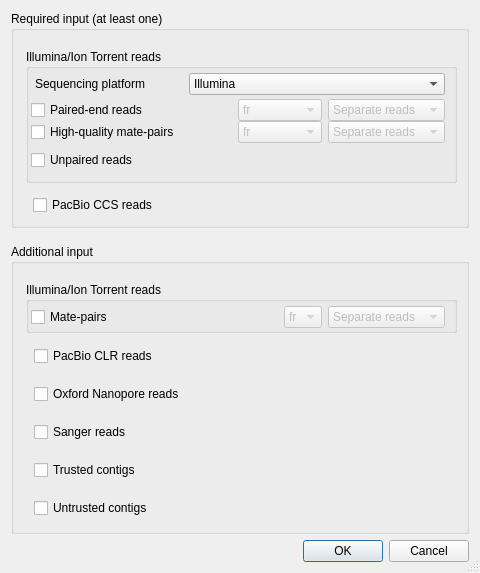
<?xml version="1.0" encoding="UTF-8"?>
<ui version="4.0">
 <class>SpadesInputData</class>
 <widget class="QDialog" name="SpadesInputData">
  <property name="geometry">
   <rect>
    <x>0</x>
    <y>0</y>
    <width>480</width>
    <height>490</height>
   </rect>
  </property>
  <property name="windowTitle">
   <string>Configure SPAdes Input Type</string>
  </property>
  <property name="autoFillBackground">
   <bool>false</bool>
  </property>
  <property name="sizeGripEnabled">
   <bool>true</bool>
  </property>
  <property name="modal">
   <bool>false</bool>
  </property>
  <layout class="QVBoxLayout" name="verticalLayout">
   <property name="sizeConstraint">
    <enum>QLayout::SetMinAndMaxSize</enum>
   </property>
   <item>
    <widget class="QGroupBox" name="groupBox">
     <property name="title">
      <string>Required input (at least one)</string>
     </property>
     <layout class="QVBoxLayout" name="verticalLayout_4">
      <property name="spacing">
       <number>2</number>
      </property>
      <property name="sizeConstraint">
       <enum>QLayout::SetMinAndMaxSize</enum>
      </property>
      <property name="leftMargin">
       <number>12</number>
      </property>
      <property name="topMargin">
       <number>18</number>
      </property>
      <property name="bottomMargin">
       <number>8</number>
      </property>
      <item>
       <widget class="QGroupBox" name="groupBox_3">
        <property name="title">
         <string>Illumina/Ion Torrent reads</string>
        </property>
        <layout class="QVBoxLayout" name="verticalLayout_9">
         <property name="spacing">
          <number>4</number>
         </property>
         <property name="sizeConstraint">
          <enum>QLayout::SetMinAndMaxSize</enum>
         </property>
         <property name="leftMargin">
          <number>2</number>
         </property>
         <property name="topMargin">
          <number>4</number>
         </property>
         <property name="bottomMargin">
          <number>4</number>
         </property>
         <item>
          <layout class="QHBoxLayout" name="horizontalLayout_7">
           <property name="spacing">
            <number>-1</number>
           </property>
           <property name="leftMargin">
            <number>4</number>
           </property>
           <property name="topMargin">
            <number>0</number>
           </property>
           <item>
            <widget class="QLabel" name="label">
             <property name="sizePolicy">
              <sizepolicy hsizetype="Fixed" vsizetype="Preferred">
               <horstretch>0</horstretch>
               <verstretch>0</verstretch>
              </sizepolicy>
             </property>
             <property name="minimumSize">
              <size>
               <width>150</width>
               <height>0</height>
              </size>
             </property>
             <property name="text">
              <string>Sequencing platform</string>
             </property>
            </widget>
           </item>
           <item>
            <widget class="QComboBox" name="sequencingPlatformComboBox">
             <item>
              <property name="text">
               <string>Illumina</string>
              </property>
             </item>
             <item>
              <property name="text">
               <string>Ion Torrent</string>
              </property>
             </item>
            </widget>
           </item>
          </layout>
         </item>
         <item>
          <layout class="QVBoxLayout" name="verticalLayout_8">
           <property name="spacing">
            <number>5</number>
           </property>
           <property name="sizeConstraint">
            <enum>QLayout::SetMinAndMaxSize</enum>
           </property>
           <property name="bottomMargin">
            <number>4</number>
           </property>
           <item>
            <layout class="QVBoxLayout" name="verticalLayout_5">
             <property name="spacing">
              <number>0</number>
             </property>
             <property name="sizeConstraint">
              <enum>QLayout::SetMinAndMaxSize</enum>
             </property>
             <item>
              <layout class="QHBoxLayout" name="horizontalLayout_4">
               <item>
                <widget class="QCheckBox" name="pairEndCheckBox">
                 <property name="text">
                  <string>Paired-end reads</string>
                 </property>
                </widget>
               </item>
               <item>
                <layout class="QHBoxLayout" name="horizontalLayout_2">
                 <property name="spacing">
                  <number>6</number>
                 </property>
                 <item>
                  <widget class="QComboBox" name="pairEndReadsDirectionComboBox">
                   <property name="enabled">
                    <bool>false</bool>
                   </property>
                   <item>
                    <property name="text">
                     <string>fr</string>
                    </property>
                   </item>
                   <item>
                    <property name="text">
                     <string>rf</string>
                    </property>
                   </item>
                   <item>
                    <property name="text">
                     <string>ff</string>
                    </property>
                   </item>
                  </widget>
                 </item>
                 <item>
                  <widget class="QComboBox" name="pairEndReadsTypeComboBox">
                   <property name="enabled">
                    <bool>false</bool>
                   </property>
                   <item>
                    <property name="text">
                     <string>Separate reads</string>
                    </property>
                   </item>
                   <item>
                    <property name="text">
                     <string>Interlaced reads</string>
                    </property>
                   </item>
                  </widget>
                 </item>
                </layout>
               </item>
              </layout>
             </item>
             <item>
              <layout class="QHBoxLayout" name="horizontalLayout_5">
               <item>
                <widget class="QCheckBox" name="hightQualityCheckBox">
                 <property name="text">
                  <string>High-quality mate-pairs</string>
                 </property>
                </widget>
               </item>
               <item>
                <layout class="QHBoxLayout" name="horizontalLayout_3">
                 <property name="spacing">
                  <number>6</number>
                 </property>
                 <item>
                  <widget class="QComboBox" name="hightQualityReadsDirectionComboBox">
                   <property name="enabled">
                    <bool>false</bool>
                   </property>
                   <item>
                    <property name="text">
                     <string>fr</string>
                    </property>
                   </item>
                   <item>
                    <property name="text">
                     <string>rf</string>
                    </property>
                   </item>
                   <item>
                    <property name="text">
                     <string>ff</string>
                    </property>
                   </item>
                  </widget>
                 </item>
                 <item>
                  <widget class="QComboBox" name="hightQualityReadsTypeComboBox">
                   <property name="enabled">
                    <bool>false</bool>
                   </property>
                   <item>
                    <property name="text">
                     <string>Separate reads</string>
                    </property>
                   </item>
                   <item>
                    <property name="text">
                     <string>Interlaced reads</string>
                    </property>
                   </item>
                  </widget>
                 </item>
                </layout>
               </item>
              </layout>
             </item>
            </layout>
           </item>
           <item>
            <layout class="QVBoxLayout" name="verticalLayout_7">
             <property name="topMargin">
              <number>2</number>
             </property>
             <property name="bottomMargin">
              <number>2</number>
             </property>
             <item>
              <widget class="QCheckBox" name="unpairedReadsCheckBox">
               <property name="text">
                <string>Unpaired reads</string>
               </property>
              </widget>
             </item>
            </layout>
           </item>
          </layout>
         </item>
        </layout>
       </widget>
      </item>
      <item>
       <layout class="QVBoxLayout" name="verticalLayout_6">
        <property name="leftMargin">
         <number>7</number>
        </property>
        <property name="topMargin">
         <number>10</number>
        </property>
        <property name="bottomMargin">
         <number>2</number>
        </property>
        <item>
         <widget class="QCheckBox" name="pacBioCcsCheckBox">
          <property name="text">
           <string>PacBio CCS reads</string>
          </property>
         </widget>
        </item>
       </layout>
      </item>
     </layout>
    </widget>
   </item>
   <item>
    <spacer name="verticalSpacer">
     <property name="orientation">
      <enum>Qt::Vertical</enum>
     </property>
     <property name="sizeType">
      <enum>QSizePolicy::Fixed</enum>
     </property>
     <property name="sizeHint" stdset="0">
      <size>
       <width>98</width>
       <height>10</height>
      </size>
     </property>
    </spacer>
   </item>
   <item>
    <widget class="QGroupBox" name="groupBox_2">
     <property name="title">
      <string>Additional input</string>
     </property>
     <layout class="QVBoxLayout" name="verticalLayout_3">
      <property name="spacing">
       <number>3</number>
      </property>
      <property name="sizeConstraint">
       <enum>QLayout::SetMinAndMaxSize</enum>
      </property>
      <property name="leftMargin">
       <number>12</number>
      </property>
      <property name="topMargin">
       <number>18</number>
      </property>
      <property name="bottomMargin">
       <number>4</number>
      </property>
      <item>
       <widget class="QGroupBox" name="groupBox_4">
        <property name="title">
         <string>Illumina/Ion Torrent reads</string>
        </property>
        <layout class="QHBoxLayout" name="horizontalLayout_9">
         <property name="leftMargin">
          <number>2</number>
         </property>
         <property name="topMargin">
          <number>4</number>
         </property>
         <property name="bottomMargin">
          <number>2</number>
         </property>
         <item>
          <layout class="QHBoxLayout" name="horizontalLayout_8">
           <property name="spacing">
            <number>100</number>
           </property>
           <item>
            <widget class="QCheckBox" name="matePairsCheckBox">
             <property name="minimumSize">
              <size>
               <width>0</width>
               <height>0</height>
              </size>
             </property>
             <property name="text">
              <string>Mate-pairs</string>
             </property>
            </widget>
           </item>
           <item>
            <layout class="QHBoxLayout" name="horizontalLayout">
             <property name="spacing">
              <number>6</number>
             </property>
             <item>
              <widget class="QComboBox" name="matePairsReadsDirectionComboBox">
               <property name="enabled">
                <bool>false</bool>
               </property>
               <item>
                <property name="text">
                 <string>fr</string>
                </property>
               </item>
               <item>
                <property name="text">
                 <string>rf</string>
                </property>
               </item>
               <item>
                <property name="text">
                 <string>ff</string>
                </property>
               </item>
              </widget>
             </item>
             <item>
              <widget class="QComboBox" name="matePairsTypeComboBox">
               <property name="enabled">
                <bool>false</bool>
               </property>
               <item>
                <property name="text">
                 <string>Separate reads</string>
                </property>
               </item>
               <item>
                <property name="text">
                 <string>Interlaced reads</string>
                </property>
               </item>
              </widget>
             </item>
            </layout>
           </item>
          </layout>
         </item>
        </layout>
       </widget>
      </item>
      <item>
       <layout class="QVBoxLayout" name="verticalLayout_2">
        <property name="spacing">
         <number>18</number>
        </property>
        <property name="sizeConstraint">
         <enum>QLayout::SetMinAndMaxSize</enum>
        </property>
        <property name="leftMargin">
         <number>8</number>
        </property>
        <property name="topMargin">
         <number>10</number>
        </property>
        <property name="bottomMargin">
         <number>9</number>
        </property>
        <item>
         <widget class="QCheckBox" name="pacBioClrCheckBox">
          <property name="text">
           <string>PacBio CLR reads</string>
          </property>
         </widget>
        </item>
        <item>
         <widget class="QCheckBox" name="oxfordNanoporeCheckBox">
          <property name="text">
           <string>Oxford Nanopore reads</string>
          </property>
         </widget>
        </item>
        <item>
         <widget class="QCheckBox" name="sangerReadsCheckBox">
          <property name="text">
           <string>Sanger reads</string>
          </property>
         </widget>
        </item>
        <item>
         <widget class="QCheckBox" name="trustedContigsCheckBox">
          <property name="text">
           <string>Trusted contigs</string>
          </property>
         </widget>
        </item>
        <item>
         <widget class="QCheckBox" name="untrustedContigsCheckBox">
          <property name="text">
           <string>Untrusted contigs</string>
          </property>
         </widget>
        </item>
       </layout>
      </item>
     </layout>
    </widget>
   </item>
   <item>
    <widget class="QDialogButtonBox" name="buttonBox">
     <property name="orientation">
      <enum>Qt::Horizontal</enum>
     </property>
     <property name="standardButtons">
      <set>QDialogButtonBox::Cancel|QDialogButtonBox::Ok</set>
     </property>
    </widget>
   </item>
  </layout>
 </widget>
 <resources/>
 <connections>
  <connection>
   <sender>buttonBox</sender>
   <signal>accepted()</signal>
   <receiver>SpadesInputData</receiver>
   <slot>accept()</slot>
   <hints>
    <hint type="sourcelabel">
     <x>248</x>
     <y>254</y>
    </hint>
    <hint type="destinationlabel">
     <x>157</x>
     <y>274</y>
    </hint>
   </hints>
  </connection>
  <connection>
   <sender>buttonBox</sender>
   <signal>rejected()</signal>
   <receiver>SpadesInputData</receiver>
   <slot>reject()</slot>
   <hints>
    <hint type="sourcelabel">
     <x>316</x>
     <y>260</y>
    </hint>
    <hint type="destinationlabel">
     <x>286</x>
     <y>274</y>
    </hint>
   </hints>
  </connection>
  <connection>
   <sender>matePairsCheckBox</sender>
   <signal>toggled(bool)</signal>
   <receiver>matePairsReadsDirectionComboBox</receiver>
   <slot>setEnabled(bool)</slot>
   <hints>
    <hint type="sourcelabel">
     <x>107</x>
     <y>357</y>
    </hint>
    <hint type="destinationlabel">
     <x>275</x>
     <y>357</y>
    </hint>
   </hints>
  </connection>
  <connection>
   <sender>matePairsCheckBox</sender>
   <signal>toggled(bool)</signal>
   <receiver>matePairsTypeComboBox</receiver>
   <slot>setEnabled(bool)</slot>
   <hints>
    <hint type="sourcelabel">
     <x>107</x>
     <y>357</y>
    </hint>
    <hint type="destinationlabel">
     <x>377</x>
     <y>357</y>
    </hint>
   </hints>
  </connection>
  <connection>
   <sender>pairEndCheckBox</sender>
   <signal>toggled(bool)</signal>
   <receiver>pairEndReadsDirectionComboBox</receiver>
   <slot>setEnabled(bool)</slot>
   <hints>
    <hint type="sourcelabel">
     <x>124</x>
     <y>116</y>
    </hint>
    <hint type="destinationlabel">
     <x>281</x>
     <y>116</y>
    </hint>
   </hints>
  </connection>
  <connection>
   <sender>pairEndCheckBox</sender>
   <signal>toggled(bool)</signal>
   <receiver>pairEndReadsTypeComboBox</receiver>
   <slot>setEnabled(bool)</slot>
   <hints>
    <hint type="sourcelabel">
     <x>124</x>
     <y>116</y>
    </hint>
    <hint type="destinationlabel">
     <x>377</x>
     <y>116</y>
    </hint>
   </hints>
  </connection>
  <connection>
   <sender>hightQualityCheckBox</sender>
   <signal>toggled(bool)</signal>
   <receiver>hightQualityReadsDirectionComboBox</receiver>
   <slot>setEnabled(bool)</slot>
   <hints>
    <hint type="sourcelabel">
     <x>124</x>
     <y>147</y>
    </hint>
    <hint type="destinationlabel">
     <x>281</x>
     <y>147</y>
    </hint>
   </hints>
  </connection>
  <connection>
   <sender>hightQualityCheckBox</sender>
   <signal>toggled(bool)</signal>
   <receiver>hightQualityReadsTypeComboBox</receiver>
   <slot>setEnabled(bool)</slot>
   <hints>
    <hint type="sourcelabel">
     <x>124</x>
     <y>147</y>
    </hint>
    <hint type="destinationlabel">
     <x>377</x>
     <y>147</y>
    </hint>
   </hints>
  </connection>
 </connections>
</ui>
